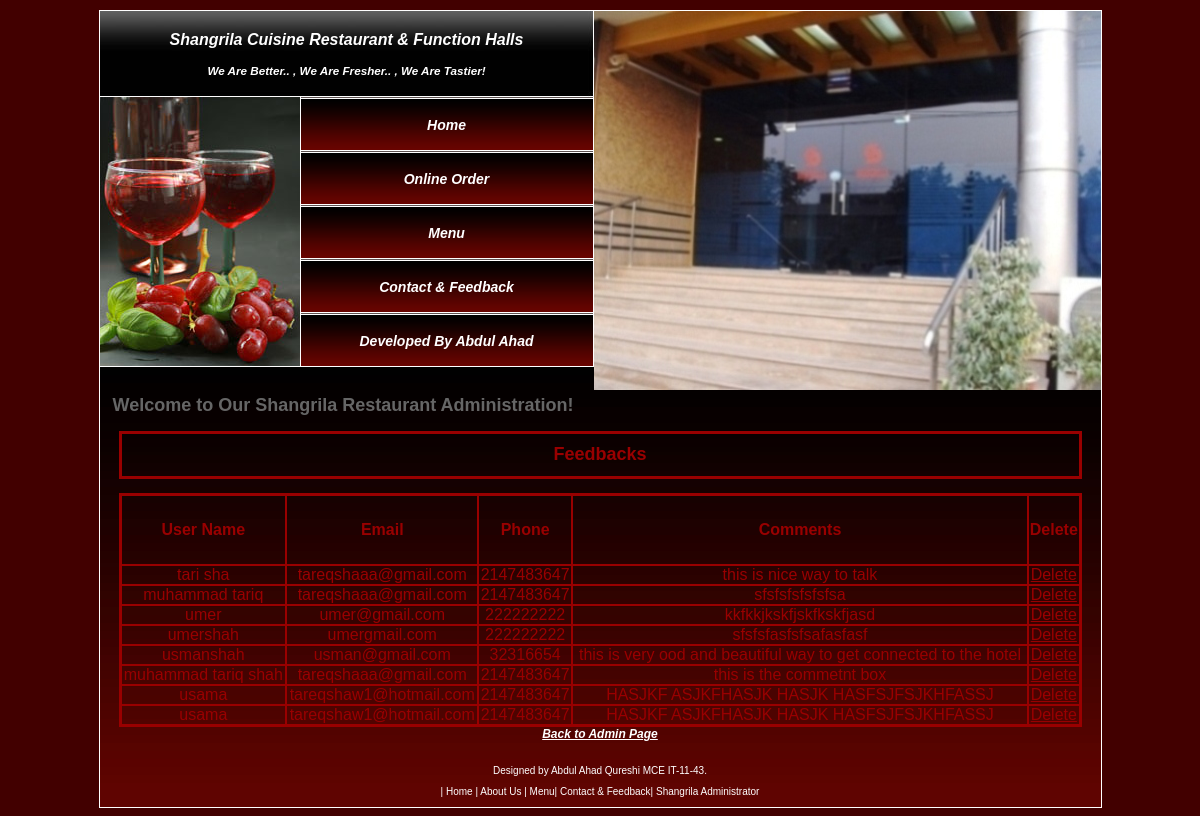
Page /Shangrila/view_feedback.php on the committed database.
### tables this page shows
CREATE TABLE `feedback` (
  `feedback_id` int(40) NOT NULL AUTO_INCREMENT,
  `feedback_name` varchar(40) NOT NULL,
  `feedback_email` varchar(40) NOT NULL,
  `feedback_phone` int(15) NOT NULL,
  `feedback_address` varchar(40) NOT NULL,
  `feedback_comments` varchar(300) NOT NULL,
  PRIMARY KEY (`feedback_id`),
  KEY `feedback_phone` (`feedback_phone`)
);

### Shangrila/view_feedback.php (the view, shortened to what this page needs)
<!DOCTYPE html PUBLIC "-//W3C//DTD XHTML 1.0 Strict//EN" "http://www.w3.org/TR/xhtml1/DTD/xhtml1-strict.dtd">
<html xmlns="http://www.w3.org/1999/xhtml"><head>
<link href="styles.css" rel="stylesheet" type="text/css" />
</head>
<body>
<div id="header" style="height:auto">
<div id="head_right">
</div>
<div id="head_left">
<div id="logo"><a href="#">Shangrila Cuisine Restaurant & Function Halls</a>
		<h2><a href="#"><h3>we are better.. , we are fresher.. , we are tastier!</h3></a></h2>
    </div>
    <div id="buttons">
           <?php include("navigation3.php"); ?>
		</div>
</div>
</div>
<div id="main">
  <div id="content">
    <div >
		<h2>Welcome to Our Shangrila Restaurant Administration!</h2>
		<table width="963" height="46" border="2" cellpadding="0" cellspacing="0" bordercolor="#990000" align="center">
		   <tr>
           <th height="42" colspan="10" style="font:Georgia, 'Times New Roman', Times, serif 18px bold; color:#990000; font-size:18px; text-align:center">Feedbacks</th>
           </tr>
      </table>
		   <br />
		<table width="963" height="192" border="2" cellpadding="0" cellspacing="0" bordercolor="#990000" align="center">
           <tr>
           <th height="68" colspan="2" align="center" style="font:Georgia, 'Times New Roman', Times, serif 18px bold; color:#990000; font-size:16px;">User Name</th>
           <th colspan="2" align="center" style="font:Georgia, 'Times New Roman', Times, serif 18px bold; color:#990000; font-size:16px;">Email</th>
           <th colspan="2" align="center" style="font:Georgia, 'Times New Roman', Times, serif 18px bold; color:#990000; font-size:16px;">Phone</th>
           <th colspan="2" align="center" style="font:Georgia, 'Times New Roman', Times, serif 18px bold; color:#990000; font-size:16px;">Comments</th>
		   <th colspan="2" align="center" style="font:Georgia, 'Times New Roman', Times, serif 18px bold; color:#990000; font-size:16px;">Delete</th>
           </tr>
<?php
$con=mysql_connect("localhost","root","") or die("Cant connect");
$query="select * from feedback";
$result=mysql_query($query, $con) or die("Error in query: $query".mysql_error());
if(mysql_num_rows($result)<=0)
{
?>
<tr>
           <td colspan="10" style="font:Georgia, 'Times New Roman', Times, serif 18px bold; color:#990000; font-size:16px;">No Record Found</td>
</tr>
<?php
}
else
{
	while($rows=mysql_fetch_array($result))
		{
?>
		   <tr>
           <td colspan="2" align="center" style="font:Georgia, 'Times New Roman', Times, serif 18px bold; color:#990000; font-size:16px;">
		   <?php echo $rows['feedback_name']; ?></td>
           <td colspan="2" align="center" style="font:Georgia, 'Times New Roman', Times, serif 18px bold; color:#990000; font-size:16px;">
		   <?php echo $rows['feedback_email']; ?></td>
           <td colspan="2" align="center" style="font:Georgia, 'Times New Roman', Times, serif 18px bold; color:#990000; font-size:16px;">
		   <?php echo $rows['feedback_phone']; ?></td>
           <td colspan="2" align="center" style="font:Georgia, 'Times New Roman', Times, serif 18px bold; color:#990000; font-size:16px;">
		   <?php echo $rows['feedback_comments']; ?></td>
           <td colspan="2" align="center" style="font:Georgia, 'Times New Roman', Times, serif 18px bold; color:#990000; font-size:16px;">
		   <a href="delete_feedback.php?id=<?php echo $rows['feedback_id']; ?>" onclick='return confirm(&quot Are you sure want to delete?&quot;)'
		    style="font:Georgia, 'Times New Roman', Times, serif 18px bold; color:#990000; font-size:16px;">Delete</a></td>
           </tr>
<?php
		}
}
?>
</table>
<center>
<a href="admin.php" class="button" style="width:150px; margin:10px;"><em><b>Back to Admin Page</b></em></a>
</center>
<?php include("footer.php"); ?>
    </div>
</div>
</div>
</body>
</html>

### Shangrila/navigation3.php
<ul>
			<li class="first"><a href="home.php"  title="">Home</a></li>
			<li><a href="online_order.php" title="">Online Order</a></li>
			<li><a href="menu.php" title="">Menu</a></li>
			<li><a href="contact.php" title="">Contact & feedback</a></li>
			<li><a href="#" title="">Developed by Abdul Ahad </a></li>
</ul>

### Shangrila/footer.php
<div id="footer">
  <p>Designed by <a href="#">Abdul Ahad Qureshi MCE IT-11-43.</a></p>
		<p>| <a href="home.php">Home</a> | <a href="about.php">About Us</a>
		| <a href="menu.php">Menu</a>| <a href="contact.php">Contact & Feedback</a>| <a href="admin_login.php">Shangrila Administrator</a></p>
</div>

### Shangrila/styles.css (style rules this page uses)
a:link { color: #ffffff; }
body { margin-top: 10px; font: 12px Tahoma, Arial, Helvetica, sans-serif; color: #666666; background:#420000; }
#main { margin: 0 auto; width: 1001px; background: #ffffff; border: 1px solid #ffffff; }
#header { width: 1001px; margin: 0 auto; height: 400px; background: url(images/header.jpg) no-repeat left bottom; border-left: 1px solid #ffffff; border-right: 1px solid #ffffff; border-top: 1px solid #ffffff; }
#logo { height: 66px; text-align: center; padding-top: 20px; }
#head_right { width: 507px; float:right; background:url(images/3.JPG) no-repeat; height: 410px; }
#head_left { background:url(images/menu_top.jpg) no-repeat top right; width: 494px; height: 355px; }
#head_left a { text-decoration: none; text-transform: capitalize; font-style: italic; font-size: 16px; color: #FFFFFF; font-weight: bold; }
#head_left H2 a { font-size: 10px; }
#buttons { width: 269px; margin-left: 200px; }
#buttons ul { padding: 0px; margin: 0px; }
#buttons li { list-style:none; padding: 0px; margin: 0px; }
#buttons a { font-family:Arial, Helvetica, sans-serif; font-weight: bold; font-size: 14px; display: block; float: left; width: 294px; height: 34px; background: url(images/menu.gif) no-repeat; text-align: center; text-decoration: none; font-style:oblique; color: #ffffff; padding-top: 20px; }
#content { background: #670400 url(images/con_bg.jpg) repeat-x top; width: 975px; padding: 13px; }
#footer { height: 39px; margin: 0 auto; font-size: 10px; color: #ffffff; padding-top: 14px; text-align: center; clear:both; }
#footer a { color: #ffffff; font-size: 10px; text-decoration: none; }

### rows in the picture
feedback: feedback_name "tari sha", feedback_email "tareqshaaa@gmail.com", feedback_phone "2147483647", feedback_comments "this is nice way to talk"
feedback: feedback_name "muhammad tariq", feedback_email "tareqshaaa@gmail.com", feedback_phone "2147483647", feedback_comments "sfsfsfsfsfsfsa"
feedback: feedback_name "umer", feedback_email "umer@gmail.com", feedback_phone "222222222", feedback_comments "kkfkkjkskfjskfkskfjasd"
feedback: feedback_name "umershah", feedback_email "umergmail.com", feedback_phone "222222222", feedback_comments "sfsfsfasfsfsafasfasf"
feedback: feedback_name "usmanshah", feedback_email "usman@gmail.com", feedback_phone "32316654", feedback_comments "this is very ood and beautiful way to get connected to the hotel"
feedback: feedback_name "muhammad tariq shah", feedback_email "tareqshaaa@gmail.com", feedback_phone "2147483647", feedback_comments "this is the commetnt box"
feedback: feedback_name "usama", feedback_email "tareqshaw1@hotmail.com", feedback_phone "2147483647", feedback_comments "HASJKF ASJKFHASJK HASJK HASFSJFSJKHFASSJ"
feedback: feedback_name "usama", feedback_email "tareqshaw1@hotmail.com", feedback_phone "2147483647", feedback_comments "HASJKF ASJKFHASJK HASJK HASFSJFSJKHFASSJ"
